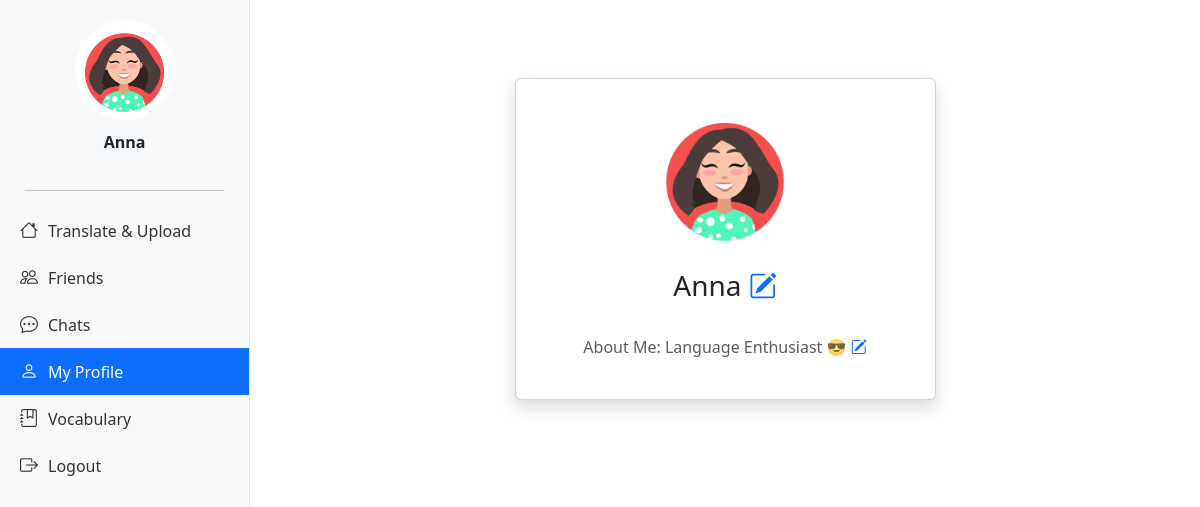
Screenshot of /profile/1 (signed in) with the database file from the repository.
### tables this page shows
CREATE TABLE users (
    id INTEGER PRIMARY KEY AUTOINCREMENT,
    username TEXT UNIQUE NOT NULL,
    password TEXT NOT NULL,
    avatar TEXT,
    about_me TEXT
);

### app.py (the view)
@app.route('/profile/<int:user_id>')
def profile(user_id):
    conn = get_db()
    cursor = conn.cursor()
    cursor.execute('SELECT username, avatar, about_me FROM users WHERE id = ?', (user_id,))
    user = cursor.fetchone()
    conn.close()
    if not user:
        return "User not found.", 404
    return render_template('profile.html',
                           username=user[0],
                           avatar=user[1],
                           about_me=user[2],
                           user_id=user_id)

### app.py (called while the page is built)
def get_db():
    db = getattr(g, '_database', None)
    if db is None:
        db = g._database = sqlite3.connect(DATABASE)
    return db

### templates/profile.html (shortened to what this page needs)
{% extends 'base.html' %}
{% block content %}
<div class="container mt-5">
    <div class="row justify-content-center">
        <div class="col-md-8 col-lg-6">
            <div class="card shadow p-4 text-center">
                {% if session['user_id'] == user_id %}
                <label for="avatar-upload" style="cursor:pointer;">
                    <img src="/{{ avatar if avatar else 'static/avatars/default.png' }}"
                         alt="Avatar"
                         class="rounded-circle mb-3"
                         style="width:150px; height:150px; object-fit:cover;">
                </label>
                {% else %}
                <img src="/{{ avatar if avatar else 'static/avatars/default.png' }}"
                     alt="Avatar"
                     class="rounded-circle mb-3"
                     style="width:150px; height:150px; object-fit:cover;">
                {% endif %}
                <h3 id="username-display">
                    {{ username }}
                    {% if session['user_id'] == user_id %}
                    <i class="bi bi-pencil-square text-primary" style="cursor:pointer;" onclick="editField('username')"></i>
                    {% endif %}
                </h3>
                <p class="text-muted mt-4" id="about_me-display">
                    About Me: {{ about_me if about_me else "No description yet." }}
                    {% if session['user_id'] == user_id %}
                    <i class="bi bi-pencil-square text-primary" style="cursor:pointer;" onclick="editField('about_me')"></i>
                    {% endif %}
                </p>
            </div>
        </div>
    </div>
</div>
{% endblock %}

### templates/base.html (shortened to what this page needs)
<!DOCTYPE html>
<html lang="en">
<head>
    <link href="https://cdn.jsdelivr.net/npm/bootstrap@5.3.0/dist/css/bootstrap.min.css" rel="stylesheet">
    <link href="https://cdn.jsdelivr.net/npm/bootstrap-icons@1.10.5/font/bootstrap-icons.css" rel="stylesheet">
    <link href="https://cdn.jsdelivr.net/npm/bootstrap-icons@1.10.5/font/bootstrap-icons.css" rel="stylesheet">
</head>
<body>
<div class="sidebar">
    <img src="/{{ session.get('avatar', 'static/avatars/default.png') }}" alt="Avatar">
    <div class="username">{{ session.get('username', 'User') }}</div>
    <hr style="width: 80%;">
    <a href="{{ url_for('index') }}" class="{% if request.path == '/' %}active{% endif %}">
        <i class="bi bi-house"></i> Translate & Upload
    </a>
    <a href="{{ url_for('friends') }}" class="{% if '/friends' in request.path %}active{% endif %}">
        <i class="bi bi-people"></i> Friends
    </a>
    <a href="{{ url_for('chats') }}" class="{% if '/chats' in request.path or '/chat' in request.path %}active{% endif %}">
        <i class="bi bi-chat-dots"></i> Chats
    </a>
    <a href="{{ url_for('profile', user_id=session['user_id']) }}" class="{% if '/profile' in request.path %}active{% endif %}">
        <i class="bi bi-person"></i> My Profile
    </a>
    <a href="{{ url_for('view_vocabulary') }}" class="{% if '/vocabulary' in request.path %}active{% endif %}">
        <i class="bi bi-journal-bookmark"></i> Vocabulary
    </a>
    <a href="{{ url_for('logout') }}">
        <i class="bi bi-box-arrow-right"></i> Logout
    </a>
</div>
<div class="main-content">
    {% block content %}{% endblock %}
</div>
</body>
</html>

### templates/base.html (style rules this page uses)
body { margin: 0; padding: 0; font-family: "Segoe UI", Tahoma, Geneva, Verdana, sans-serif; }
.sidebar { height: 100vh; width: 250px; position: fixed; top: 0; left: 0; background-color: #f8f9fa; padding-top: 20px; border-right: 1px solid #dee2e6; display: flex; flex-direction: column; align-items: center; }
.sidebar img { width: 100px; height: 100px; object-fit: cover; border-radius: 50%; margin-bottom: 10px; }
.sidebar .username { font-weight: bold; margin-bottom: 20px; }
.sidebar a { width: 100%; text-align: left; padding: 10px 20px; display: flex; align-items: center; text-decoration: none; color: #333; font-size: 16px; }
.sidebar a.active { background-color: #0d6efd; color: white; }
.sidebar i { margin-right: 10px; font-size: 18px; }
.main-content { margin-left: 250px; padding: 30px; }

### rows the page displays
users: get "Anna", avatar (picture), username "Anna", about_me "Language Enthusiast 😎"
